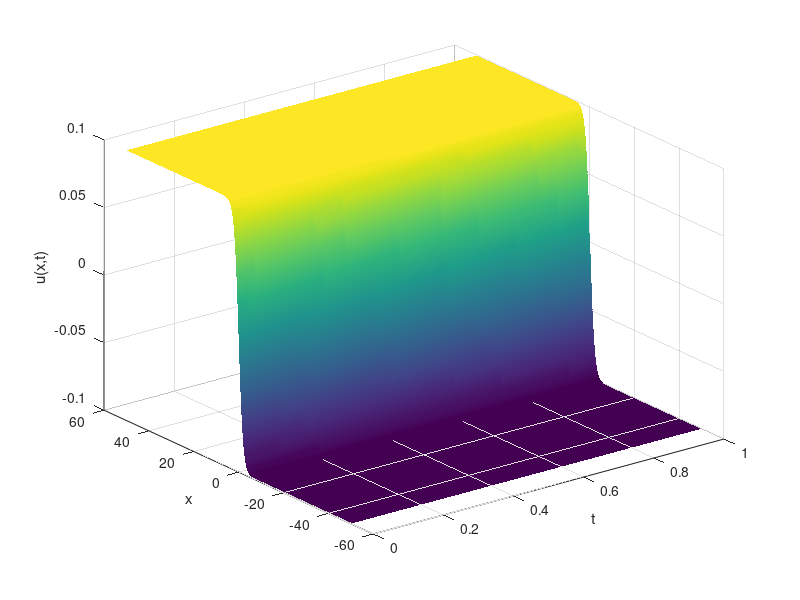

Reproduce this figure in MATLAB.


% plotting the Boussinesq equation



[T,X] = meshgrid(0:.005:1,-50:.5:50);

U = .1*tanh(.5*(X+T/sqrt(10)));
surf(T,X,U)
xlabel('t')
ylabel('x')
zlabel('u(x,t)')
shading interp